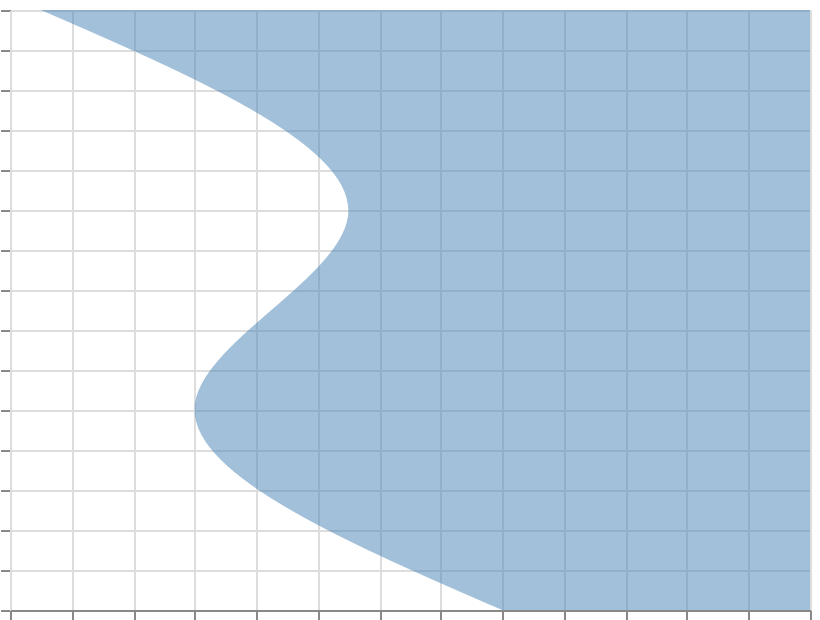

Write the Vega-Lite specification saved for this chart.
### Vega specification from a JSON file in a GitHub repository (floating-point values rounded to 4 significant figures)
{"$schema": "https://vega.github.io/schema/vega/v6.json", "width": 400, "height": 300, "padding": 5, "autosize": "none", "data": [{"name": "table", "values": [{"y": 0, "x": 10}, {"y": 1, "x": 20}, {"y": 2, "x": 15}, {"y": 3, "x": 25}]}], "scales": [{"name": "y", "type": "linear", "domain": {"data": "table", "field": "y"}, "range": "height", "nice": true}, {"name": "x", "type": "linear", "domain": {"data": "table", "field": "x"}, "range": [{"signal": "width"}, 0], "nice": true}], "marks": [{"type": "area", "from": {"data": "table"}, "encode": {"update": {"y": {"scale": "y", "field": "y"}, "x": {"scale": "x", "field": "x"}, "x2": {"scale": "x", "value": 0}, "fill": {"value": "steelblue"}, "fillOpacity": {"value": 0.5}, "orient": {"value": "horizontal"}, "interpolate": {"value": "monotone"}}}}], "axes": [{"scale": "y", "orient": "left", "grid": true, "labels": false}, {"scale": "x", "orient": "bottom", "grid": true, "labels": false}]}
